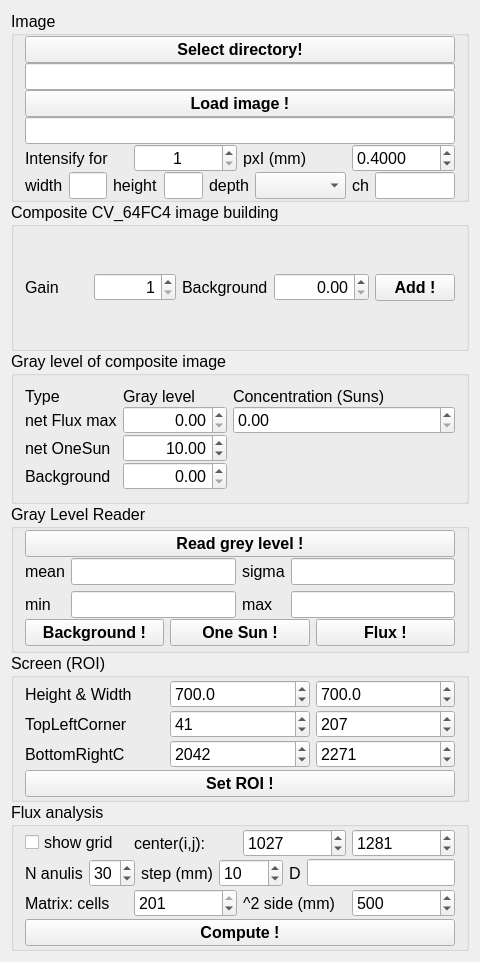
<?xml version="1.0" encoding="UTF-8"?>
<ui version="4.0">
 <class>ImageWorkBench</class>
 <widget class="QWidget" name="ImageWorkBench">
  <property name="geometry">
   <rect>
    <x>0</x>
    <y>0</y>
    <width>480</width>
    <height>962</height>
   </rect>
  </property>
  <property name="font">
   <font>
    <pointsize>12</pointsize>
   </font>
  </property>
  <property name="windowTitle">
   <string>ImageWorkBench</string>
  </property>
  <layout class="QVBoxLayout" name="verticalLayout_6">
   <property name="spacing">
    <number>0</number>
   </property>
   <item>
    <widget class="QGroupBox" name="groupBox_7">
     <property name="font">
      <font>
       <pointsize>12</pointsize>
       <bold>false</bold>
      </font>
     </property>
     <property name="title">
      <string>Image</string>
     </property>
     <layout class="QVBoxLayout" name="verticalLayout_3">
      <property name="spacing">
       <number>0</number>
      </property>
      <property name="topMargin">
       <number>0</number>
      </property>
      <property name="bottomMargin">
       <number>0</number>
      </property>
      <item>
       <widget class="QPushButton" name="pB_setDir">
        <property name="font">
         <font>
          <pointsize>12</pointsize>
          <bold>true</bold>
         </font>
        </property>
        <property name="text">
         <string>Select directory!</string>
        </property>
       </widget>
      </item>
      <item>
       <widget class="QLineEdit" name="lineEdit_dir"/>
      </item>
      <item>
       <widget class="QPushButton" name="pB_Load">
        <property name="font">
         <font>
          <pointsize>12</pointsize>
          <bold>true</bold>
         </font>
        </property>
        <property name="text">
         <string>Load image !</string>
        </property>
       </widget>
      </item>
      <item>
       <widget class="QLineEdit" name="lineEdit_img"/>
      </item>
      <item>
       <layout class="QHBoxLayout" name="horizontalLayout_5">
        <item>
         <widget class="QLabel" name="label_12">
          <property name="text">
           <string>Intensify for</string>
          </property>
         </widget>
        </item>
        <item>
         <widget class="QSpinBox" name="sB_intensify">
          <property name="alignment">
           <set>Qt::AlignCenter</set>
          </property>
          <property name="minimum">
           <number>1</number>
          </property>
          <property name="maximum">
           <number>100000</number>
          </property>
          <property name="singleStep">
           <number>1</number>
          </property>
          <property name="value">
           <number>1</number>
          </property>
         </widget>
        </item>
        <item>
         <widget class="QLabel" name="label_7">
          <property name="text">
           <string>pxI (mm)</string>
          </property>
         </widget>
        </item>
        <item>
         <widget class="QDoubleSpinBox" name="dSB_pxImDim">
          <property name="decimals">
           <number>4</number>
          </property>
          <property name="value">
           <double>0.400000000000000</double>
          </property>
         </widget>
        </item>
       </layout>
      </item>
      <item>
       <layout class="QHBoxLayout" name="horizontalLayout_4">
        <item>
         <widget class="QLabel" name="label">
          <property name="text">
           <string>width</string>
          </property>
         </widget>
        </item>
        <item>
         <widget class="QLineEdit" name="lineEdit_width">
          <property name="maximumSize">
           <size>
            <width>100</width>
            <height>16777215</height>
           </size>
          </property>
         </widget>
        </item>
        <item>
         <widget class="QLabel" name="label_8">
          <property name="text">
           <string>height</string>
          </property>
         </widget>
        </item>
        <item>
         <widget class="QLineEdit" name="lineEdit_height">
          <property name="maximumSize">
           <size>
            <width>100</width>
            <height>16777215</height>
           </size>
          </property>
         </widget>
        </item>
        <item>
         <widget class="QLabel" name="label_18">
          <property name="text">
           <string>depth</string>
          </property>
         </widget>
        </item>
        <item>
         <widget class="QComboBox" name="comboBox_DataType">
          <property name="currentIndex">
           <number>-1</number>
          </property>
          <item>
           <property name="text">
            <string>CV_8U</string>
           </property>
          </item>
          <item>
           <property name="text">
            <string>CV_8S</string>
           </property>
          </item>
          <item>
           <property name="text">
            <string>CV_16U</string>
           </property>
          </item>
          <item>
           <property name="text">
            <string>CV_16S</string>
           </property>
          </item>
          <item>
           <property name="text">
            <string>CV_32S</string>
           </property>
          </item>
          <item>
           <property name="text">
            <string>CV_32F</string>
           </property>
          </item>
          <item>
           <property name="text">
            <string>CV_64F</string>
           </property>
          </item>
         </widget>
        </item>
        <item>
         <widget class="QLabel" name="label_27">
          <property name="text">
           <string>ch</string>
          </property>
         </widget>
        </item>
        <item>
         <widget class="QLineEdit" name="lineEdit_channel"/>
        </item>
       </layout>
      </item>
     </layout>
    </widget>
   </item>
   <item>
    <widget class="QGroupBox" name="groupBox_3">
     <property name="title">
      <string>Composite CV_64FC4 image building</string>
     </property>
     <layout class="QHBoxLayout" name="horizontalLayout_11">
      <item>
       <widget class="QLabel" name="label_25">
        <property name="text">
         <string>Gain</string>
        </property>
       </widget>
      </item>
      <item>
       <widget class="QDoubleSpinBox" name="dSB_addGain">
        <property name="alignment">
         <set>Qt::AlignRight|Qt::AlignTrailing|Qt::AlignVCenter</set>
        </property>
        <property name="decimals">
         <number>0</number>
        </property>
        <property name="minimum">
         <double>1.000000000000000</double>
        </property>
        <property name="maximum">
         <double>100000.000000000000000</double>
        </property>
        <property name="singleStep">
         <double>1.000000000000000</double>
        </property>
        <property name="value">
         <double>1.000000000000000</double>
        </property>
       </widget>
      </item>
      <item>
       <widget class="QLabel" name="label_26">
        <property name="text">
         <string>Background</string>
        </property>
       </widget>
      </item>
      <item>
       <widget class="QDoubleSpinBox" name="dSB_AddBack">
        <property name="alignment">
         <set>Qt::AlignRight|Qt::AlignTrailing|Qt::AlignVCenter</set>
        </property>
        <property name="maximum">
         <double>99999.990000000005239</double>
        </property>
       </widget>
      </item>
      <item>
       <widget class="QPushButton" name="pB_add">
        <property name="font">
         <font>
          <pointsize>12</pointsize>
          <bold>true</bold>
         </font>
        </property>
        <property name="text">
         <string>Add !</string>
        </property>
       </widget>
      </item>
     </layout>
    </widget>
   </item>
   <item>
    <widget class="QGroupBox" name="groupBox_4">
     <property name="title">
      <string>Gray level of composite image</string>
     </property>
     <layout class="QVBoxLayout" name="verticalLayout">
      <item>
       <layout class="QGridLayout" name="gridLayout_2">
        <property name="verticalSpacing">
         <number>0</number>
        </property>
        <item row="0" column="0" rowspan="2">
         <widget class="QLabel" name="label_15">
          <property name="text">
           <string>Type</string>
          </property>
         </widget>
        </item>
        <item row="0" column="1" rowspan="2">
         <widget class="QLabel" name="label_19">
          <property name="text">
           <string>Gray level</string>
          </property>
         </widget>
        </item>
        <item row="0" column="2">
         <widget class="QLabel" name="label_14">
          <property name="text">
           <string>Concentration (Suns)</string>
          </property>
         </widget>
        </item>
        <item row="1" column="2" rowspan="2">
         <widget class="QDoubleSpinBox" name="dSB_C">
          <property name="maximum">
           <double>99999999.000000000000000</double>
          </property>
         </widget>
        </item>
        <item row="2" column="0">
         <widget class="QLabel" name="label_16">
          <property name="text">
           <string>net Flux max</string>
          </property>
         </widget>
        </item>
        <item row="2" column="1">
         <widget class="QDoubleSpinBox" name="dSB_Flux">
          <property name="alignment">
           <set>Qt::AlignRight|Qt::AlignTrailing|Qt::AlignVCenter</set>
          </property>
          <property name="maximum">
           <double>100000000.000000000000000</double>
          </property>
         </widget>
        </item>
        <item row="3" column="0">
         <widget class="QLabel" name="label_17">
          <property name="text">
           <string>net OneSun</string>
          </property>
         </widget>
        </item>
        <item row="3" column="1">
         <widget class="QDoubleSpinBox" name="dSB_OS">
          <property name="alignment">
           <set>Qt::AlignRight|Qt::AlignTrailing|Qt::AlignVCenter</set>
          </property>
          <property name="maximum">
           <double>1000000.989999999990687</double>
          </property>
          <property name="value">
           <double>10.000000000000000</double>
          </property>
         </widget>
        </item>
        <item row="3" column="2">
         <spacer name="horizontalSpacer">
          <property name="orientation">
           <enum>Qt::Horizontal</enum>
          </property>
          <property name="sizeHint" stdset="0">
           <size>
            <width>40</width>
            <height>20</height>
           </size>
          </property>
         </spacer>
        </item>
        <item row="4" column="0">
         <widget class="QLabel" name="label_21">
          <property name="text">
           <string>Background</string>
          </property>
         </widget>
        </item>
        <item row="4" column="1">
         <widget class="QDoubleSpinBox" name="dSB_bg">
          <property name="alignment">
           <set>Qt::AlignRight|Qt::AlignTrailing|Qt::AlignVCenter</set>
          </property>
          <property name="maximum">
           <double>1000000.989999999990687</double>
          </property>
         </widget>
        </item>
        <item row="4" column="2">
         <spacer name="horizontalSpacer_2">
          <property name="orientation">
           <enum>Qt::Horizontal</enum>
          </property>
          <property name="sizeHint" stdset="0">
           <size>
            <width>40</width>
            <height>20</height>
           </size>
          </property>
         </spacer>
        </item>
       </layout>
      </item>
     </layout>
    </widget>
   </item>
   <item>
    <widget class="QGroupBox" name="groupBox_6">
     <property name="title">
      <string>Gray Level Reader</string>
     </property>
     <layout class="QVBoxLayout" name="verticalLayout_2">
      <property name="spacing">
       <number>0</number>
      </property>
      <property name="topMargin">
       <number>0</number>
      </property>
      <property name="bottomMargin">
       <number>0</number>
      </property>
      <item>
       <widget class="QPushButton" name="pB_readGL">
        <property name="font">
         <font>
          <pointsize>12</pointsize>
          <bold>true</bold>
         </font>
        </property>
        <property name="text">
         <string>Read grey level !</string>
        </property>
       </widget>
      </item>
      <item>
       <layout class="QGridLayout" name="gridLayout">
        <item row="0" column="0">
         <widget class="QLabel" name="label_9">
          <property name="text">
           <string>mean</string>
          </property>
         </widget>
        </item>
        <item row="0" column="1">
         <widget class="QLineEdit" name="lineEdit_mean"/>
        </item>
        <item row="0" column="2">
         <widget class="QLabel" name="label_13">
          <property name="text">
           <string>sigma</string>
          </property>
         </widget>
        </item>
        <item row="0" column="3">
         <widget class="QLineEdit" name="lineEdit_sigma"/>
        </item>
        <item row="1" column="0">
         <widget class="QLabel" name="label_10">
          <property name="text">
           <string>min</string>
          </property>
         </widget>
        </item>
        <item row="1" column="1">
         <widget class="QLineEdit" name="lineEdit_min"/>
        </item>
        <item row="1" column="2">
         <widget class="QLabel" name="label_11">
          <property name="text">
           <string>max</string>
          </property>
         </widget>
        </item>
        <item row="1" column="3">
         <widget class="QLineEdit" name="lineEdit_max"/>
        </item>
       </layout>
      </item>
      <item>
       <layout class="QHBoxLayout" name="horizontalLayout_6">
        <property name="spacing">
         <number>6</number>
        </property>
        <item>
         <widget class="QPushButton" name="pB_saveBG">
          <property name="font">
           <font>
            <pointsize>12</pointsize>
            <bold>true</bold>
           </font>
          </property>
          <property name="text">
           <string>Background !</string>
          </property>
         </widget>
        </item>
        <item>
         <widget class="QPushButton" name="pB_saveOneSun">
          <property name="font">
           <font>
            <pointsize>12</pointsize>
            <bold>true</bold>
           </font>
          </property>
          <property name="text">
           <string>One Sun !</string>
          </property>
         </widget>
        </item>
        <item>
         <widget class="QPushButton" name="pB_saveFlux">
          <property name="font">
           <font>
            <pointsize>12</pointsize>
            <bold>true</bold>
           </font>
          </property>
          <property name="text">
           <string>Flux !</string>
          </property>
         </widget>
        </item>
       </layout>
      </item>
     </layout>
    </widget>
   </item>
   <item>
    <widget class="QGroupBox" name="groupBox_2">
     <property name="title">
      <string>Screen (ROI)</string>
     </property>
     <layout class="QVBoxLayout" name="verticalLayout_5">
      <property name="spacing">
       <number>0</number>
      </property>
      <property name="topMargin">
       <number>0</number>
      </property>
      <property name="bottomMargin">
       <number>0</number>
      </property>
      <item>
       <layout class="QHBoxLayout" name="horizontalLayout_10">
        <item>
         <widget class="QLabel" name="label_24">
          <property name="text">
           <string>Height &amp; Width</string>
          </property>
         </widget>
        </item>
        <item>
         <widget class="QDoubleSpinBox" name="dSB_Hscreen">
          <property name="decimals">
           <number>1</number>
          </property>
          <property name="maximum">
           <double>1000.000000000000000</double>
          </property>
          <property name="value">
           <double>700.000000000000000</double>
          </property>
         </widget>
        </item>
        <item>
         <widget class="QDoubleSpinBox" name="dSB_Wscreen">
          <property name="decimals">
           <number>1</number>
          </property>
          <property name="maximum">
           <double>1000.000000000000000</double>
          </property>
          <property name="value">
           <double>700.000000000000000</double>
          </property>
         </widget>
        </item>
       </layout>
      </item>
      <item>
       <layout class="QHBoxLayout" name="horizontalLayout_3">
        <item>
         <widget class="QLabel" name="label_5">
          <property name="text">
           <string>TopLeftCorner</string>
          </property>
         </widget>
        </item>
        <item>
         <widget class="QSpinBox" name="sB_iMin">
          <property name="maximum">
           <number>10000</number>
          </property>
          <property name="value">
           <number>41</number>
          </property>
         </widget>
        </item>
        <item>
         <widget class="QSpinBox" name="sB_jMin">
          <property name="maximum">
           <number>10000</number>
          </property>
          <property name="value">
           <number>207</number>
          </property>
         </widget>
        </item>
       </layout>
      </item>
      <item>
       <layout class="QHBoxLayout" name="horizontalLayout_7">
        <item>
         <widget class="QLabel" name="label_6">
          <property name="text">
           <string>BottomRightC</string>
          </property>
         </widget>
        </item>
        <item>
         <widget class="QSpinBox" name="sB_iMax">
          <property name="maximum">
           <number>10000</number>
          </property>
          <property name="value">
           <number>2042</number>
          </property>
         </widget>
        </item>
        <item>
         <widget class="QSpinBox" name="sB_jMax">
          <property name="maximum">
           <number>10000</number>
          </property>
          <property name="value">
           <number>2271</number>
          </property>
         </widget>
        </item>
       </layout>
      </item>
      <item>
       <widget class="QPushButton" name="pB_ROI">
        <property name="font">
         <font>
          <pointsize>12</pointsize>
          <bold>true</bold>
         </font>
        </property>
        <property name="text">
         <string>Set ROI !</string>
        </property>
       </widget>
      </item>
     </layout>
    </widget>
   </item>
   <item>
    <widget class="QGroupBox" name="groupBox">
     <property name="title">
      <string>Flux analysis</string>
     </property>
     <layout class="QVBoxLayout" name="verticalLayout_4">
      <property name="spacing">
       <number>0</number>
      </property>
      <property name="topMargin">
       <number>0</number>
      </property>
      <property name="bottomMargin">
       <number>0</number>
      </property>
      <item>
       <layout class="QHBoxLayout" name="horizontalLayout">
        <item>
         <widget class="QCheckBox" name="checkBox">
          <property name="text">
           <string>show grid</string>
          </property>
         </widget>
        </item>
        <item>
         <widget class="QLabel" name="label_2">
          <property name="text">
           <string>center(i,j):</string>
          </property>
         </widget>
        </item>
        <item>
         <widget class="QSpinBox" name="spinBox_i0">
          <property name="maximum">
           <number>3000</number>
          </property>
          <property name="value">
           <number>1027</number>
          </property>
         </widget>
        </item>
        <item>
         <widget class="QSpinBox" name="spinBox_j0">
          <property name="maximum">
           <number>3000</number>
          </property>
          <property name="value">
           <number>1281</number>
          </property>
         </widget>
        </item>
       </layout>
      </item>
      <item>
       <layout class="QHBoxLayout" name="horizontalLayout_2">
        <item>
         <widget class="QLabel" name="label_3">
          <property name="text">
           <string>N anulis</string>
          </property>
         </widget>
        </item>
        <item>
         <widget class="QSpinBox" name="spinBox_Nring">
          <property name="value">
           <number>30</number>
          </property>
         </widget>
        </item>
        <item>
         <widget class="QLabel" name="label_4">
          <property name="text">
           <string>step (mm)</string>
          </property>
         </widget>
        </item>
        <item>
         <widget class="QSpinBox" name="spinBox_step">
          <property name="maximum">
           <number>1000</number>
          </property>
          <property name="value">
           <number>10</number>
          </property>
         </widget>
        </item>
        <item>
         <widget class="QLabel" name="label_20">
          <property name="text">
           <string>D</string>
          </property>
         </widget>
        </item>
        <item>
         <widget class="QLineEdit" name="lineEdit_diameter"/>
        </item>
       </layout>
      </item>
      <item>
       <layout class="QHBoxLayout" name="horizontalLayout_9">
        <item>
         <widget class="QLabel" name="label_22">
          <property name="text">
           <string>Matrix: cells</string>
          </property>
         </widget>
        </item>
        <item>
         <widget class="QSpinBox" name="sB_Ncell">
          <property name="maximum">
           <number>201</number>
          </property>
          <property name="singleStep">
           <number>2</number>
          </property>
          <property name="value">
           <number>201</number>
          </property>
         </widget>
        </item>
        <item>
         <widget class="QLabel" name="label_23">
          <property name="text">
           <string>^2 side (mm)</string>
          </property>
         </widget>
        </item>
        <item>
         <widget class="QDoubleSpinBox" name="dSB_Lmatrix">
          <property name="decimals">
           <number>0</number>
          </property>
          <property name="maximum">
           <double>600.000000000000000</double>
          </property>
          <property name="singleStep">
           <double>2.000000000000000</double>
          </property>
          <property name="value">
           <double>500.000000000000000</double>
          </property>
         </widget>
        </item>
       </layout>
      </item>
      <item>
       <widget class="QPushButton" name="pB_compute">
        <property name="font">
         <font>
          <pointsize>12</pointsize>
          <bold>true</bold>
         </font>
        </property>
        <property name="text">
         <string>Compute !</string>
        </property>
       </widget>
      </item>
     </layout>
    </widget>
   </item>
  </layout>
 </widget>
 <layoutdefault spacing="6" margin="11"/>
 <resources/>
 <connections/>
</ui>
